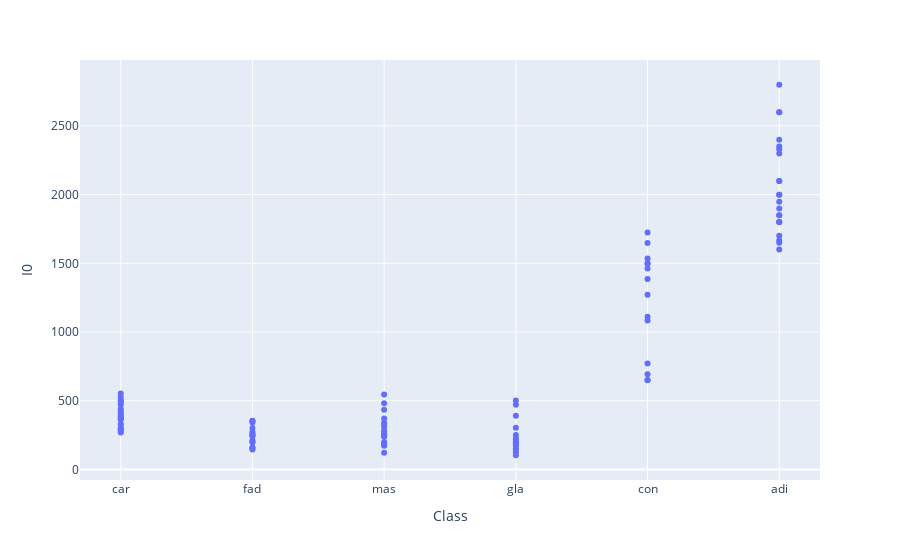

The notebook cell this image was saved under:
### Code cell
px.scatter(df, x = df['Class'], y = df['I0'])

### Figure 1 — Plotly figure (JSON) as saved in the notebook; plotly's stock layout.template omitted (floating-point values rounded to 4 significant figures)
{"data": [{"hovertemplate": "Class=%{x}<br>I0=%{y}<extra></extra>", "legendgroup": "", "marker": {"color": "#636efa", "symbol": "circle"}, "mode": "markers", "name": "", "orientation": "v", "showlegend": false, "type": "scatter", "x": ["car", "car", "car", "car", "car", "car", "car", "car", "car", "car", "car", "car", "car", "car", "car", "car", "car", "car", "car", "car", "car", "fad", "fad", "fad", "fad", "fad", "fad", "fad", "fad", "fad", "fad", "fad", "fad", "fad", "fad", "fad", "mas", "mas", "mas", "mas", "mas", "mas", "mas", "mas", "mas", "mas", "mas", "mas", "mas", "mas", "mas", "mas", "mas", "mas", "gla", "gla", "gla", "gla", "gla", "gla", "gla", "gla", "gla", "gla", "gla", "gla", "gla", "gla", "gla", "gla", "con", "con", "con", "con", "con", "con", "con", "con", "con", "con", "con", "con", "con", "con", "adi", "adi", "adi", "adi", "adi", "adi", "adi", "adi", "adi", "adi", "adi", "adi", "adi", "adi", "adi", "adi", "adi", "adi", "adi", "adi", "adi", "adi"], "xaxis": "x", "y": [524.8, 330, 551.9, 380, 362.8, 389.9, 290.5, 275.7, 470, 423, 410, 500, 438.8, 366.9, 485.7, 390, 269.5, 300, 325, 294.5, 500, 211, 196.9, 245, 352.7, 243.3, 259.9, 250, 200, 355, 272, 341.6, 160.3, 301.3, 155, 144, 178, 195, 435.1, 250, 339.5, 236, 481.5, 252, 172.5, 121, 196.4, 370.4, 260.3, 544.7, 310, 275.0, 281.3, 327, 470.5, 223, 152, 303, 250, 197, 197, 216.4, 178, 185, 391, 502, 176, 145, 124.1, 103, 1724.0, 1386.0, 1084.0, 649.4, 1500, 770, 650, 692.0, 1462.0, 1497.0, 1112.0, 1271.0, 1648.0, 1536.0, 2100, 1800, 2100, 1666.0, 1700, 1949.0, 1850, 2350, 1800, 1900, 1800, 1850, 1650, 2800, 2330.0, 2400, 2000, 2000, 2600, 1600, 2300, 2600], "yaxis": "y"}], "layout": {"legend": {"tracegroupgap": 0}, "margin": {"t": 60}, "xaxis": {"anchor": "y", "domain": [0, 1], "title": {"text": "Class"}}, "yaxis": {"anchor": "x", "domain": [0, 1], "title": {"text": "I0"}}}}
